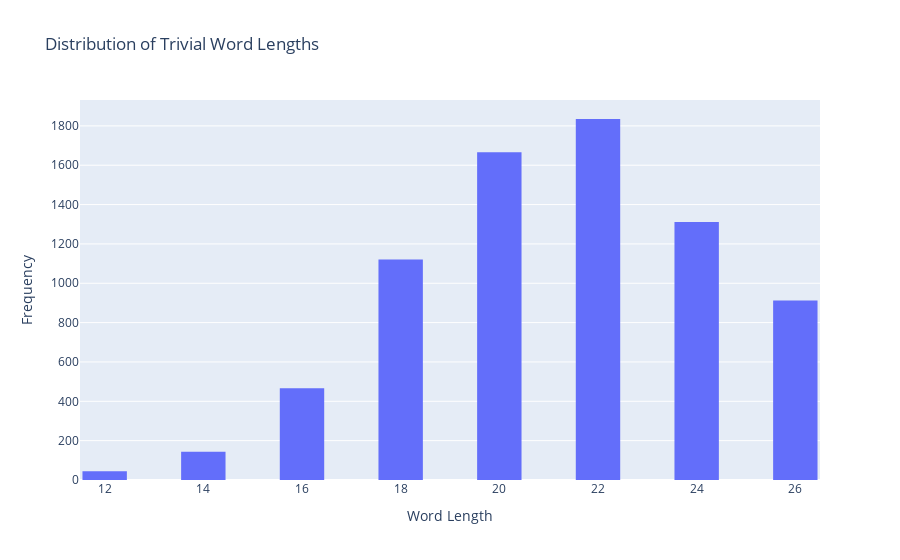
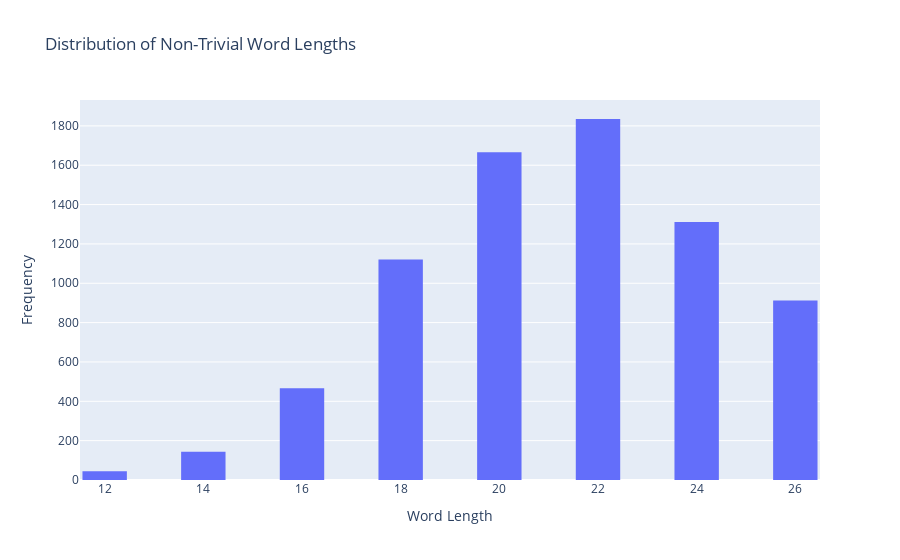

The cell these charts' notebook holds for them, in order:
### Code cell
plotFrequencies(trivialWords, wordType="Trivial")
plotFrequencies(nontrivialWords, wordType="Non-Trivial")

### Figure 1 — Plotly figure (JSON) as saved in the notebook; plotly's stock layout.template omitted (floating-point values rounded to 4 significant figures; data arrays with more than 128 entries replaced by an {"elided": "..."} marker saying what was removed)
{"data": [{"bingroup": "x", "hovertemplate": "Word Length=%{x}<br>count=%{y}<extra></extra>", "legendgroup": "", "marker": {"color": "#636efa", "pattern": {"shape": ""}}, "name": "", "nbinsx": 20, "orientation": "v", "showlegend": false, "type": "histogram", "x": {"elided": "7500 int values"}, "xaxis": "x", "yaxis": "y"}], "layout": {"bargap": 0.1, "barmode": "relative", "legend": {"tracegroupgap": 0}, "title": {"text": "Distribution of Trivial Word Lengths"}, "xaxis": {"anchor": "y", "domain": [0, 1], "title": {"text": "Word Length"}}, "yaxis": {"anchor": "x", "domain": [0, 1], "title": {"text": "Frequency"}}}}

### Figure 2 — Plotly figure (JSON) as saved in the notebook; plotly's stock layout.template omitted (floating-point values rounded to 4 significant figures; data arrays with more than 128 entries replaced by an {"elided": "..."} marker saying what was removed)
{"data": [{"bingroup": "x", "hovertemplate": "Word Length=%{x}<br>count=%{y}<extra></extra>", "legendgroup": "", "marker": {"color": "#636efa", "pattern": {"shape": ""}}, "name": "", "nbinsx": 20, "orientation": "v", "showlegend": false, "type": "histogram", "x": {"elided": "7500 int values"}, "xaxis": "x", "yaxis": "y"}], "layout": {"bargap": 0.1, "barmode": "relative", "legend": {"tracegroupgap": 0}, "title": {"text": "Distribution of Non-Trivial Word Lengths"}, "xaxis": {"anchor": "y", "domain": [0, 1], "title": {"text": "Word Length"}}, "yaxis": {"anchor": "x", "domain": [0, 1], "title": {"text": "Frequency"}}}}
